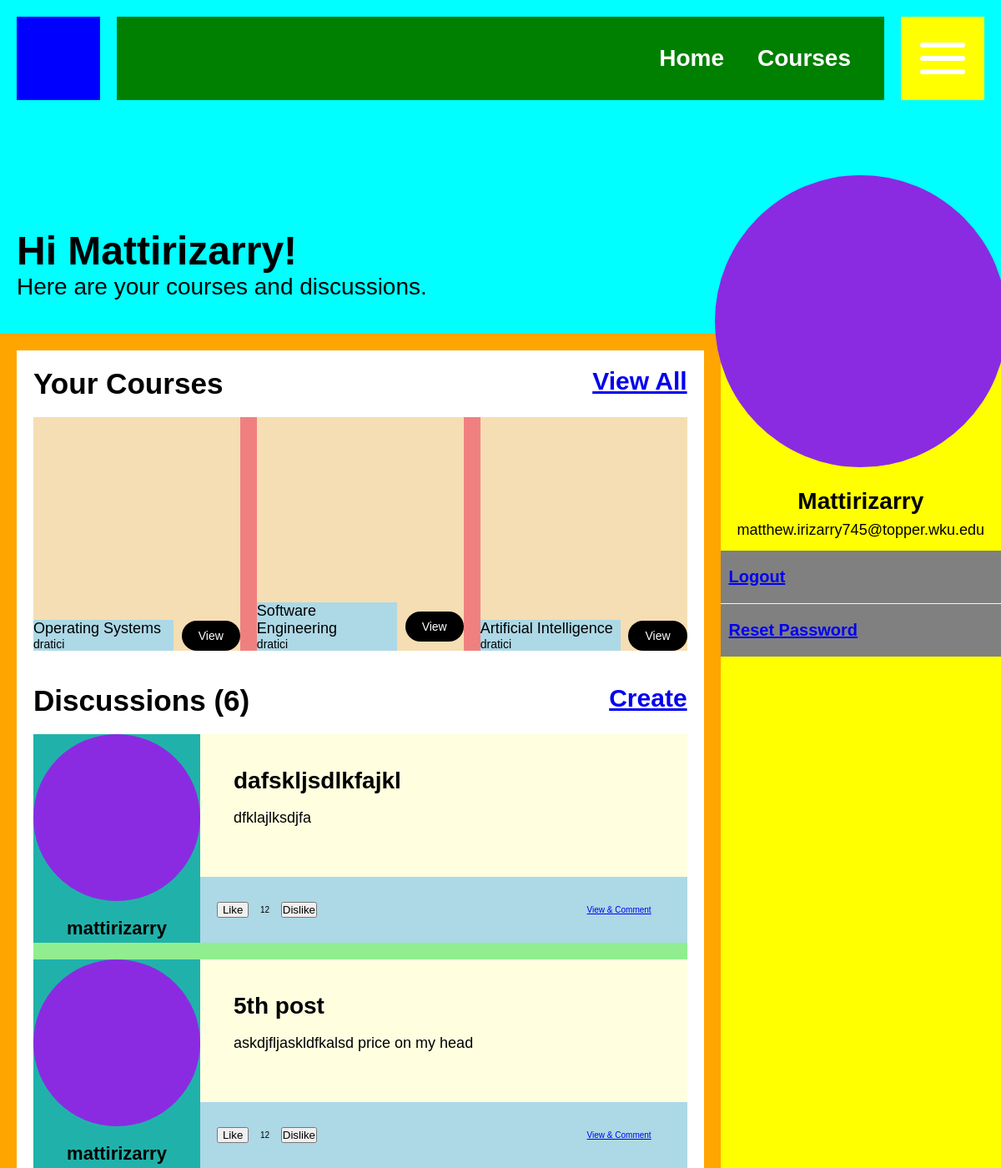
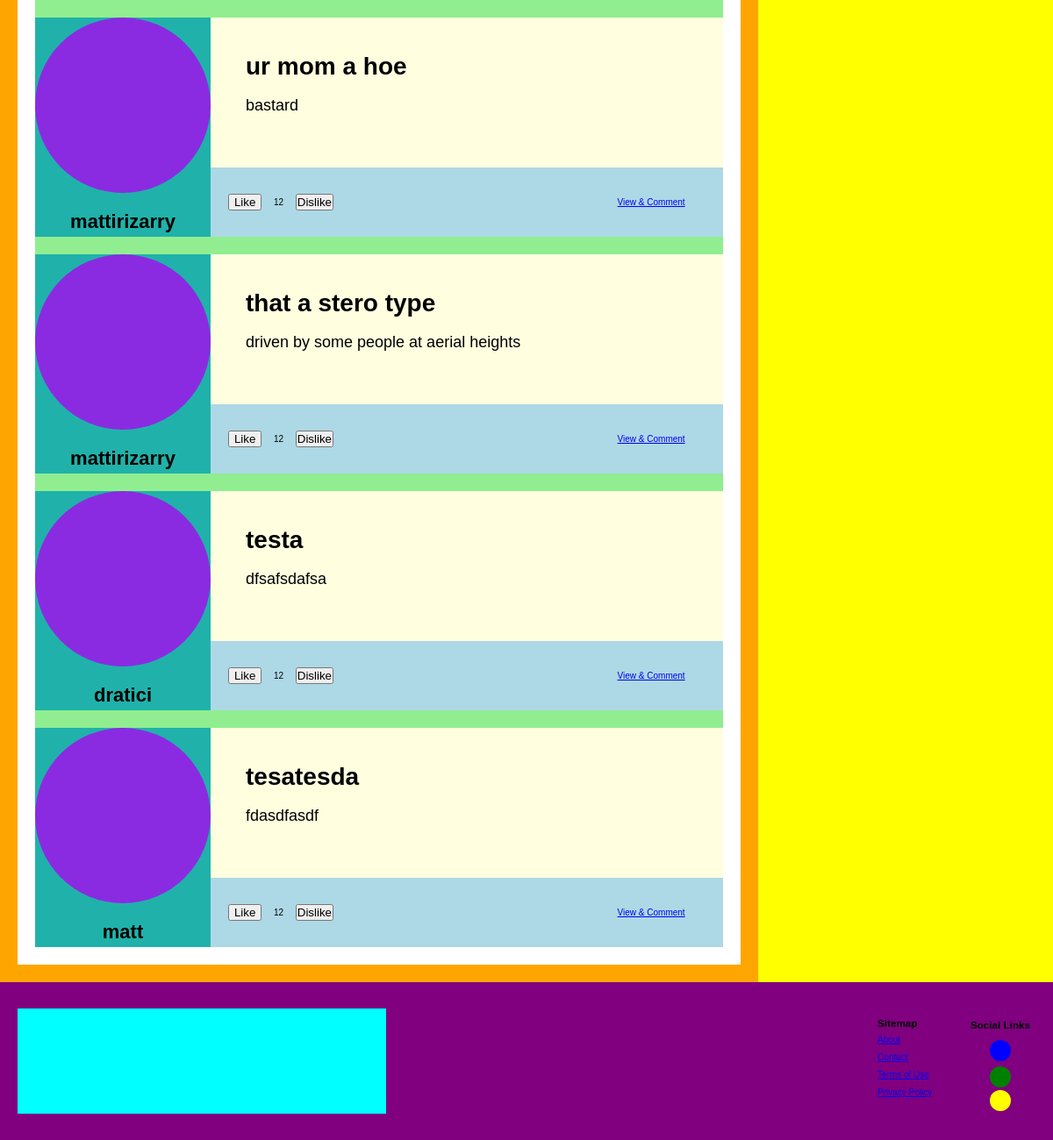
Page / (signed in) on the committed database (2 pictures, top to bottom).
### dashboard/models.py (models this page shows)
class Profile(AbstractUser):
    pass

class Course(models.Model):
    code = models.CharField(max_length=10)
    name = models.CharField(max_length=100)
    description = models.TextField()
    instructor = models.ForeignKey(Profile, on_delete=models.CASCADE)
    students = models.ManyToManyField(Profile, related_name='courses', blank=True)
    start_date = models.DateField()
    end_date = models.DateField()
    created_date = models.DateTimeField(auto_now_add=True)
    updated_date = models.DateTimeField(auto_now=True)
    assignments = models.ManyToManyField('Assignment', related_name='courses', blank=True)

class DiscussionPost(models.Model):
    title = models.CharField(max_length=100)
    description = models.TextField()
    created_date = models.DateTimeField(auto_now_add=True)
    updated_date = models.DateTimeField(auto_now=True)
    user = models.ForeignKey(Profile, on_delete=models.CASCADE)

### dashboard/views.py (the view)
# urls.py: path("", views.index, name="index"),
def index(request):
    if not request.user.is_authenticated:
        return redirect("login")
    enrolled_courses = Course.objects.filter(students=request.user).order_by("-created_date")[:3]
    discussions = DiscussionPost.objects.all().order_by("-created_date")
    return render(request, "index.html", {"enrolled_courses": enrolled_courses, "discussions": discussions })

### templates/index.html (shortened to what this page needs)
{% extends 'base.html' %} {% block content %}
<main class="main-body">
  <section class="asm-two-column">
    <section class="main-column">
      <section class="container">
        <section class="container-header">
          <h3>Your Courses</h3>
          <a href="{% url 'view_courses' %}">View All</a>
        </section>
        <section class="container-body">
          <section class="courses">
            {% if enrolled_courses %} {% for course in enrolled_courses %}
            <section class="course">
              <section class="course-image"></section>
              <section class="course-meta">
                <section class="course-details">
                  <h4>{{ course.name }}</h4>
                  <p>{{ course.instructor }}</p>
                </section>
                <a href="{% url 'view_course' course.id %}">View</a>
              </section>
            </section>
            {% endfor %} {% endif %}
          </section>
        </section>
      </section>
      <section class="container">
        <section class="container-header">
          <h3>Discussions ({{discussions.count}})</h3>
          <a href="{% url 'create_discussion_post' %}">Create</a>
        </section>
        <section class="container-body">
          <section class="discussions">
            {% for discussion in discussions %}
            <section class="discussion">
              <section class="author-details">
                <section class="author-image"></section>
                <h4>{{discussion.user}}</h4>
              </section>
              <section class="discussion-body">
                <h4>{{discussion.title}}</h4>
                <p>{{discussion.description}}</p>
              </section>
              <section class="discussion-buttons">
                <section class="ratio">
                    <button>Like</button>
                    <p>12</p>
                    <button>Dislike</button>
                </section>
                <a href="{% url 'view_discussion' discussion.id %}">View & Comment</a>
              </section>
            </section>
            {% endfor %}
          </section>
        </section>
      </section>
    </section>
    <aside class="secondary-column">
      <section class="user-image"></section>
      <section class="user-profile">
        <section class="user-details">
          <h3>{{ user.username }}</h3>
          <p>{{ user.email }}</p>
        </section>
      </section>
      <nav class="secondary-nav">
        <ul>
          <li><a href="{% url 'logout' %}">Logout</a></li>
          <li><a href="{% url 'password_reset' %}">Reset Password</a></li>
        </ul>
      </nav>
    </aside>
  </section>
</main>
{% endblock content %}

### templates/base.html (shortened to what this page needs)
{% load static %}
<!DOCTYPE html>
<html>
    <head>
        <link rel="stylesheet" href="{% static 'styles/app.css' %}">
    </head>
    <body>
        <header class="site-header">
            <nav class="site-nav">
                <section class="site-logo"></section>
                <section class="site-links">
                    <ul>
                        <li><a href="{% url 'index' %}">Home</a></li>
                        <li><a href="{% url 'view_courses' %}">Courses</a></li>
                    </ul>
                </section>
                <section class="hamburger">
                    <section class="hamburger-lines">
                        <div class="hamburger-line"></div>
                        <div class="hamburger-line"></div>
                        <div class="hamburger-line"></div>
                    </section>
                </section>
            </nav>
            <section class="jumbotron">
                {% if user.is_authenticated %}
                <section class="jumbotron-content">
                    <h1>Hi {{ user.username }}!</h1>
                    <p>Here are your courses and discussions.</p>
                </section>
                {% else %}
                <section class="jumbotron-content">
                    <h1>Hi there!</h1>
                    <p>Sign in to see your current courses and discussions.</p>
                </section>
                {% endif %}
            </section>
        </header>
        <section class="main">
            {% block content %}
            {% endblock content %}
        </section>
        <footer class="site-footer">
            <section class="footer-logo"></section>
            <section class="footer-links">
                <h3>Sitemap</h3>
                <a href="#">About</a>
                <a href="#">Contact</a>
                <a href="#">Terms of Use</a>
                <a href="#">Privacy Policy</a>
            </section>
            <section class="footer-social">
                <h3>Social Links</h3>
                <a href="#"></a>
                <a href="#"></a>
                <a href="#"></a>
            </section>
        </footer>
    </body>
</html>

### static/styles/general.css (style rules this page uses)
html, body { font-size: 10px; font-family:Arial, Helvetica, sans-serif }
body { display: grid; grid-template-rows: 40rem 1fr 18rem; min-height: 100svh; }
* { margin: 0; padding: 0; box-sizing: border-box; }
.asm-two-column { display: grid; grid-template-columns: 7fr 2fr; background: red; }
.asm-two-column .main-column { background: orange; padding: 2rem; }
.container { background: white; padding: 2rem; }
.container .container-header { font-size: 3rem; font-weight: bolder; margin-bottom: 2rem; display: grid; grid-template-columns: 1fr 1fr; }
.container .container-header a, .asm-two-column .main-column .container .container-header button { justify-self: end; }
.asm-two-column .secondary-column { background: yellow; position: relative; }

### static/styles/pages/index.css (style rules this page uses)
.secondary-column .user-image { height: 35rem; width: 35rem; background: blueviolet; border-radius: 50%; position: absolute; top: -19rem; left: 50%; transform: translateX(-50%); }
.secondary-column .user-profile { display: grid; grid-template-rows: 10rem 1fr; margin-top: 16rem; text-align: center; }
.secondary-column .user-profile .user-details { padding: 2rem; line-height: 1.5; }
.secondary-column .user-profile .user-details h3 { font-size: 2.8rem; text-transform: capitalize; }
.secondary-column .user-profile .user-details p { font-size: 1.8rem; }
.secondary-column .secondary-nav { background: blue; }
.secondary-column .secondary-nav ul { display: grid; list-style: none; align-items: center; font-size: 2rem; background: lightgoldenrodyellow; row-gap: 0.1rem; }
.secondary-column .secondary-nav ul li { text-decoration: none; color: white; font-weight: bolder; background: gray; padding: 2rem 1rem; }

### static/styles/pages/course.css (style rules this page uses)
.course-details { background: lightblue; }

### static/styles/components/header.css (style rules this page uses)
.site-header { background: aqua; display: grid; grid-template-rows: 14rem 26rem; }
.site-header .jumbotron { padding: 2rem; height: 26rem; display: grid; }
.site-header .jumbotron .jumbotron-content { align-self: end; }
.site-header .jumbotron .jumbotron-content h1 { font-size: 4.8rem; font-weight: bolder; text-transform: capitalize; }
.site-header .jumbotron .jumbotron-content p { font-size: 2.8rem; margin-bottom: 2rem; }
.site-nav { display: grid; height: 14rem; grid-template-columns: 14rem 1fr 14rem; }
.site-nav .site-logo { height: 10rem; width: 10rem; background: blue; place-self: center; }
.site-nav .site-links { display: grid; width: 100%; height: 10rem; align-self: center; background: green; }
.site-nav .site-links ul { justify-self: end; align-self: center; display: flex; list-style: none; flex-direction: row; margin-right: 4rem; }
.site-nav .site-links ul li a { text-decoration: none; color: white; margin-left: 4rem; font-size: 2.8rem; font-weight: bolder; }
.site-nav .hamburger { width: 10rem; height: 10rem; place-self: center; background: yellow; display: grid; }
.site-nav .hamburger .hamburger-lines { place-self: center; display: grid; grid-template-rows: 0.6rem 0.6rem 0.6rem; row-gap: 1rem; }
.site-nav .hamburger .hamburger-lines .hamburger-line { width: 5.4rem; height: 0.6rem; background: white; border-radius: 2rem; }

### static/styles/components/footer.css (style rules this page uses)
.site-footer { display: grid; width: 100%; background: purple; grid-template-columns: 46rem 1fr 12rem; height: 18rem; }
.site-footer .footer-logo { height: 12rem; width: 42rem; background: aqua; place-self: center; }
.site-footer .footer-links { display: grid; grid-template-columns: 8rem; grid-auto-rows: 2rem; justify-self: end; align-self: center; }
.site-footer .footer-social { display: grid; grid-template-rows: 3rem 3rem 3rem; place-items: center; place-self: center; }
.site-footer .footer-social a { display: inline-block; width: 2.4rem; height: 2.4rem; border-radius: 50%; }
.site-footer .footer-social a:nth-child(2) { background: blue; }
.site-footer .footer-social a:nth-child(3) { background: green; }
.site-footer .footer-social a:nth-child(4) { background: yellow; }

### rows in the picture
Profile: username "Mattirizarry", email "matthew.irizarry745@topper.wku.edu"
Course: name "Operating Systems", instructor "dratici"
Course: name "Software Engineering", instructor "dratici"
Course: name "Artificial Intelligence", instructor "dratici"
DiscussionPost: user "mattirizarry", title "dafskljsdlkfajkl", description "dfklajlksdjfa"
DiscussionPost: user "mattirizarry", title "5th post", description "askdjfljaskldfkalsd price on my head"
DiscussionPost: user "mattirizarry", title "ur mom a hoe", description "bastard"
DiscussionPost: user "mattirizarry", title "that a stero type", description "driven by some people at aerial heights"
DiscussionPost: user "dratici", title "testa", description "dfsafsdafsa"
DiscussionPost: user "matt", title "tesatesda", description "fdasdfasdf"

### other values in the picture
{{ discussions.count }} "6"
